Frame 1 (no input): blank canvas, image omitted
Frame 60 (no input): blank canvas, image omitted
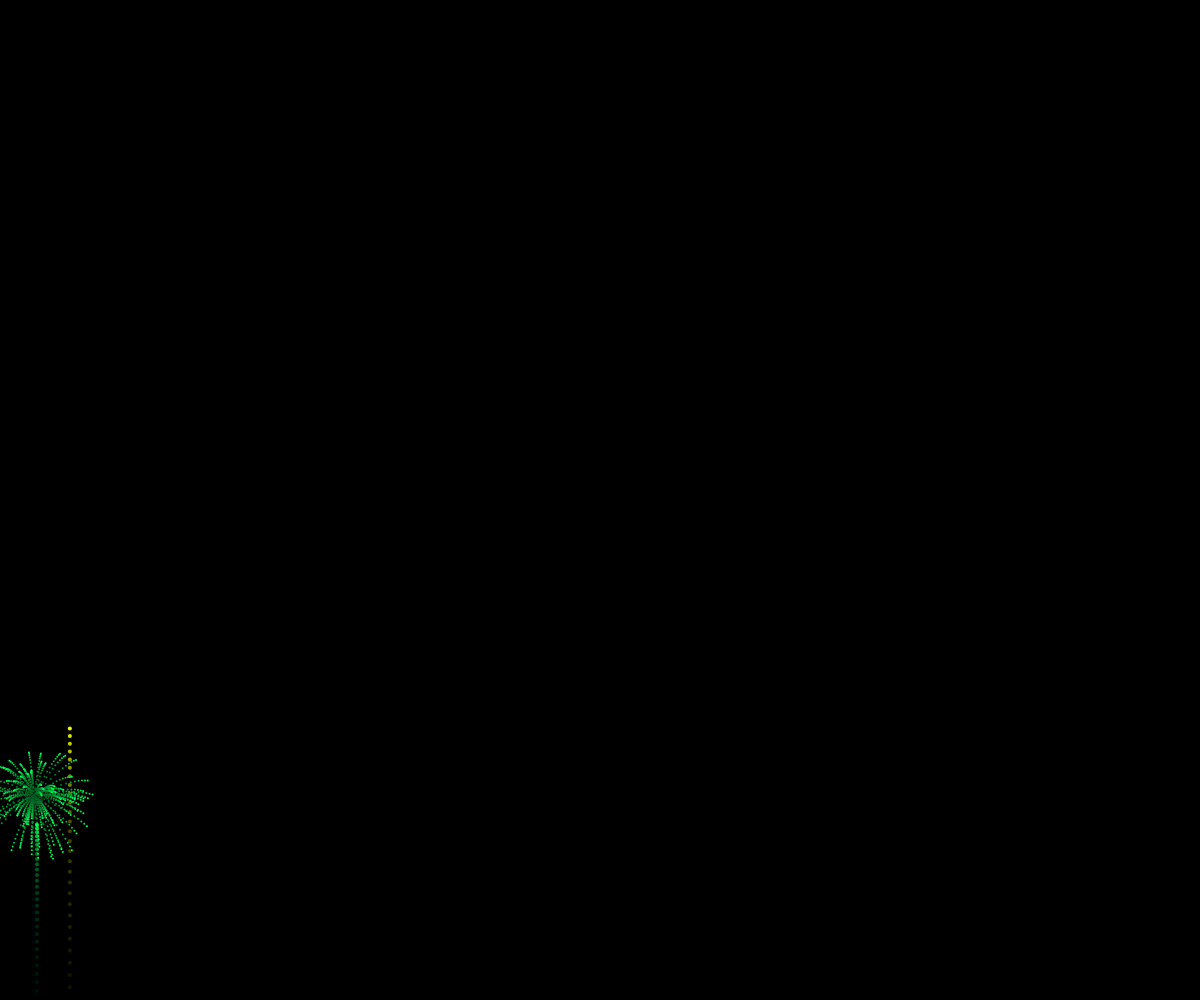
Frame 120 (the mouse pressed at the canvas centre since frame 60)

The p5.js sketch whose frames 1 and 60 were blank and that drew this single picture after the mouse press (run headless with seeded random() and noise() and a simulated clock; from frame 60 on, the mouse is pressed at the canvas centre):

// p5.js sketch
// ── sketch.js
var fireworks = [];
var gravity;

function setup() {
	createCanvas(windowWidth, windowHeight);
  colorMode(HSB);
	gravity = createVector(0,0.2);
	stroke(255);
	strokeWeight(4);
  background(0);
}

function draw() {
  colorMode(RGB);
background(0, 0, 0, 25);
if (random(1) < 0.03) {
    fireworks.push(new Firework());
}
for (var i = fireworks.length - 1; i >= 0; i--){

	fireworks[i].update();
	fireworks[i].show();

    if (fireworks[i].done()) {
        fireworks.splice(i, 1);
    }
}

}
// ── firework.js
function Firework() {

  this.hu = random(255);
  this.firework = new Particle(random(width), height, this.hu, true);
  this.exploded = false;
  this.particles = [];

  this.done = function() {
      if (this.exploded && this.particles.length === 0) {
          return true;
      } else {
          return false;
      }
  }

  this.update = function() {
    if (!this.exploded) {
      this.firework.applyForce(gravity);
      this.firework.update();
      if (this.firework.vel.y >= 0) {
        this.exploded = true;

        this.explode();
      }
    }
    for (var i = this.particles.length-1; i >= 0; i--) {
      this.particles[i].applyForce(gravity);
      this.particles[i].update();

      if (this.particles[i].done()) {
          this.particles.splice(i, 1);
      }
    }
  }

  this.explode = function() {
    for (var i = 0; i < 100; i++) {
      var p = new Particle(this.firework.pos.x, this.firework.pos.y, this.hu, false);
      this.particles.push(p)
    }
  }

  this.show = function() {
    if (!this.exploded) {
      this.firework.show();
    }

    for (var i = 0; i < this.particles.length; i++) {
      this.particles[i].show();
    }

  }
}
// ── particle.js
function Particle(x, y, hu, firework) {

    this.pos = createVector(x, y);
    this.firework = firework;
    this.lifespan = 255;
    this.hu = hu;

    if (this.firework) {
        this.vel = createVector(0, random(-17,-7));
    } else {
        this.vel =  p5.Vector.random2D();
        this.vel.mult(random(2, 10));
    }

    this.acc = createVector(0, 0);

    this.applyForce = function(force) {
      this.acc.add(force);
 }
    this.update = function() {

      if (!this.firework) {
          this.vel.mult(0.9);
          this.lifespan -= 4;
      }

    this.vel.add(this.acc);
    this.pos.add(this.vel);
    this.acc.mult(0);
  }

  this.done = function() {
      if (this.lifespan < 0) {
          return true;
      } else {
          return false;
      }

  }


  this.show = function() {
    colorMode(HSB);
      if (!this.firework) {
          strokeWeight(2);
          stroke(hu, 255, 255, this.lifespan);
      }
      else {
          strokeWeight(4);
          stroke(hu, 255, 255);
      }

      point(this.pos.x, this.pos.y);
  }
}
